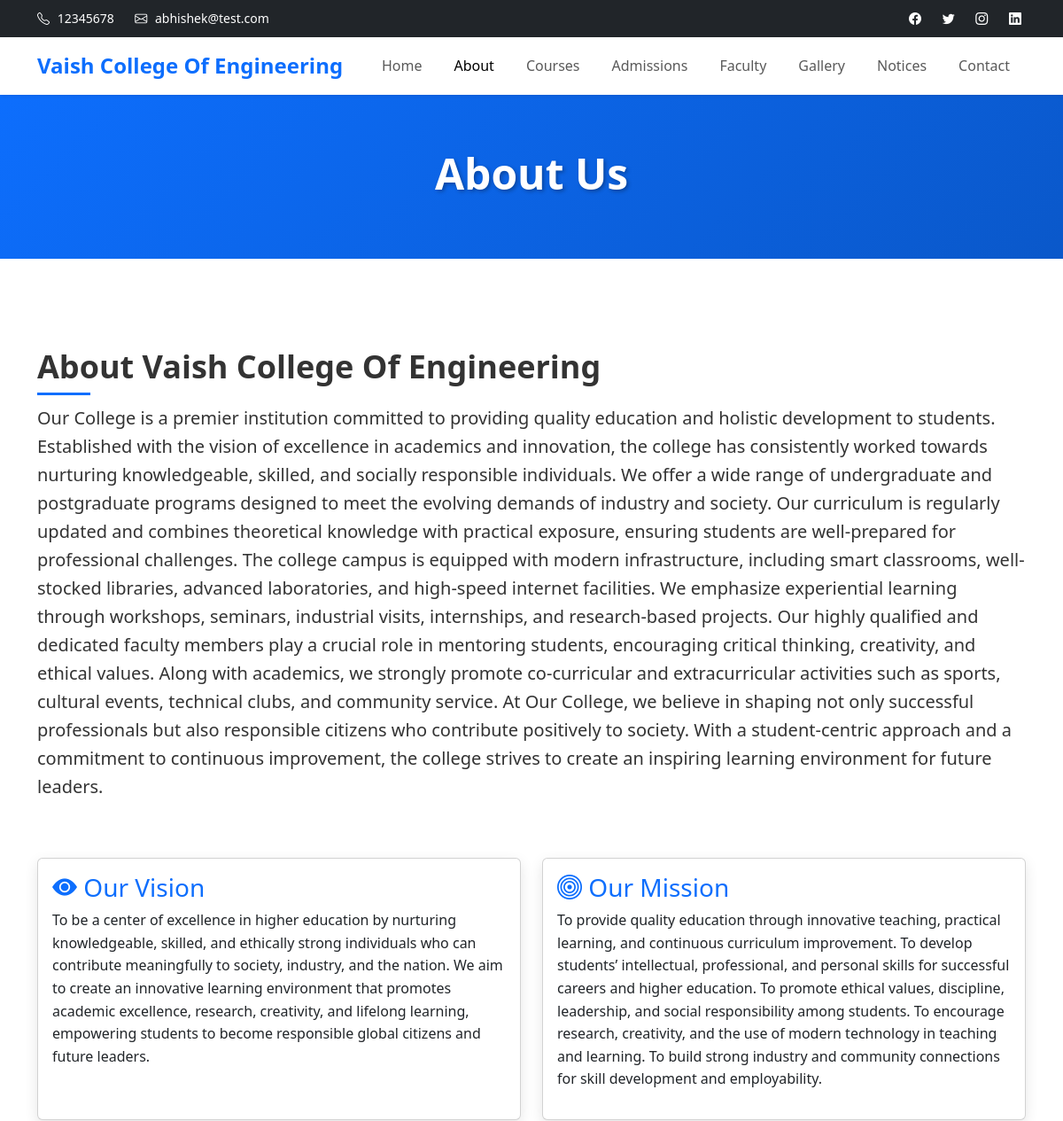
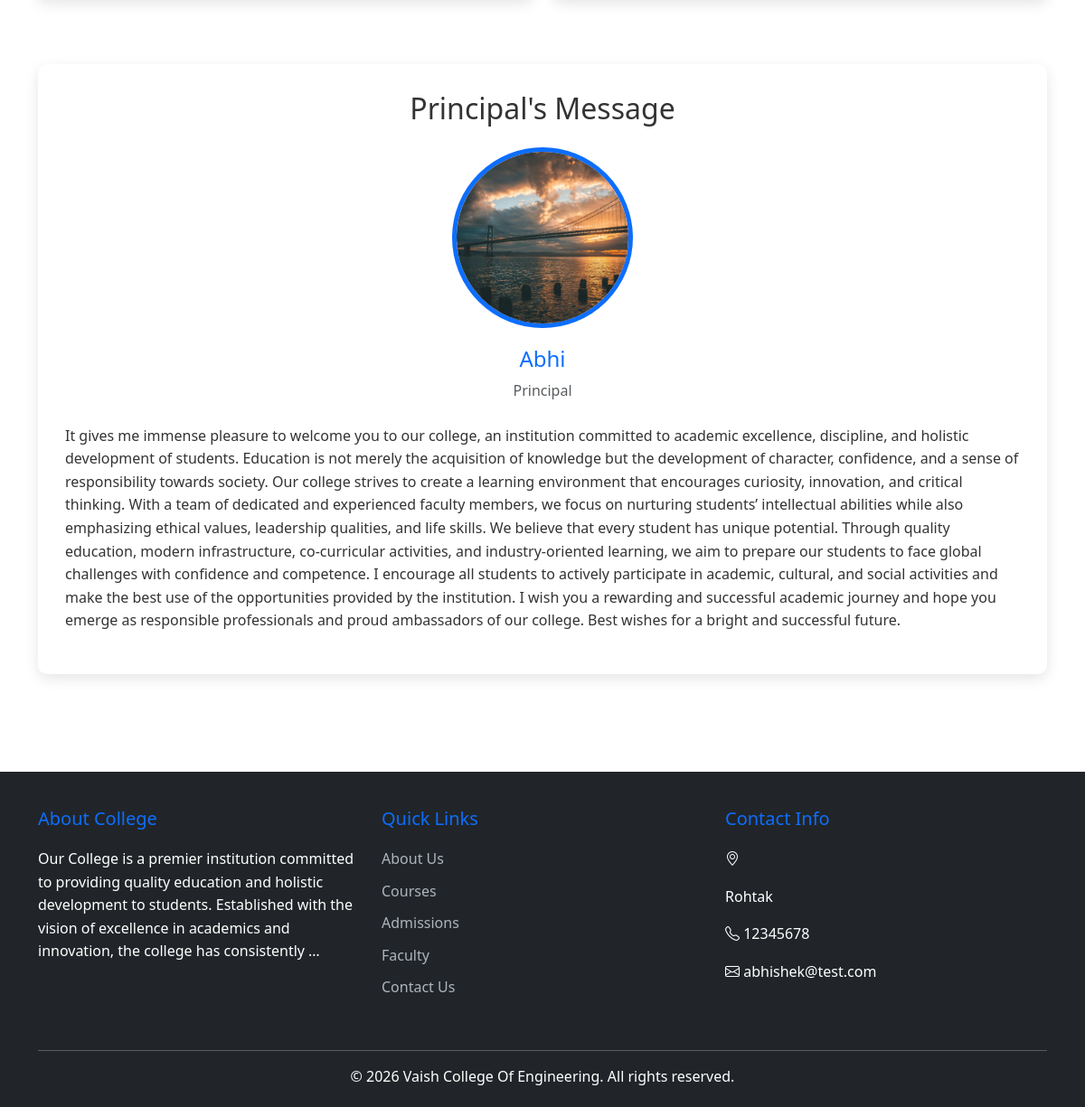
The page /about/ on the database its author committed (2 pictures, top to bottom).
### main/models.py (models this page shows, shortened)
class CollegeInfo(models.Model):
    name = models.CharField(max_length=200, help_text="College name")
    tagline = models.CharField(max_length=200, help_text="College tagline/motto")
    about = models.TextField(help_text="About the college")
    vision = models.TextField(help_text="College vision statement")
    mission = models.TextField(help_text="College mission statement")
    principal_name = models.CharField(max_length=100, help_text="Principal's name")
    principal_message = models.TextField(help_text="Message from the principal")
    principal_photo = models.ImageField(upload_to='college/', blank=True, help_text="Principal's photo")
    address = models.TextField(help_text="Complete college address")
    phone = models.CharField(max_length=50, help_text="Contact phone number(s)")
    email = models.EmailField(help_text="Official email address")
    website = models.URLField(blank=True, help_text="College website URL")
    facebook = models.URLField(blank=True, help_text="Facebook page URL")
    twitter = models.URLField(blank=True, help_text="Twitter profile URL")
    instagram = models.URLField(blank=True, help_text="Instagram profile URL")
    linkedin = models.URLField(blank=True, help_text="LinkedIn page URL")
    google_maps_embed = models.TextField(
        blank=True,
        help_text="Paste Google Maps iframe embed code here"
    )
    class Meta:
        verbose_name = "College Information"
        verbose_name_plural = "College Information"

### main/views.py (the view)
# urls.py: path('about/', views.about, name='about'),
def about(request):
    context = {
        'college_info': CollegeInfo.objects.first(),
    }
    return render(request, 'main/about.html', context)

### main/templates/main/about.html (shortened to what this page needs)
{% extends 'main/base.html' %}
{% load static %}
{% block content %}
<section class="page-header">
    <div class="container">
        <h1 class="text-center">About Us</h1>
    </div>
</section>
<section class="about-section">
    <div class="container">
        {% if college_info %}
        <div class="row mb-5">
            <div class="col-lg-12">
                <h2 class="section-title">About {{ college_info.name }}</h2>
                <p class="lead">{{ college_info.about }}</p>
            </div>
        </div>
        <div class="row mb-5">
            <div class="col-md-6 mb-4">
                <div class="card shadow-custom h-100">
                    <div class="card-body">
                        <h3 class="text-primary"><i class="bi bi-eye-fill"></i> Our Vision</h3>
                        <p>{{ college_info.vision }}</p>
                    </div>
                </div>
            </div>
            <div class="col-md-6 mb-4">
                <div class="card shadow-custom h-100">
                    <div class="card-body">
                        <h3 class="text-primary"><i class="bi bi-bullseye"></i> Our Mission</h3>
                        <p>{{ college_info.mission }}</p>
                    </div>
                </div>
            </div>
        </div>
        <div class="row">
            <div class="col-lg-12">
                <div class="principal-card">
                    <h2 class="text-center mb-4">Principal's Message</h2>
                    {% if college_info.principal_photo %}
                    <img src="{{ college_info.principal_photo.url }}" alt="{{ college_info.principal_name }}" class="principal-photo">
                    {% endif %}
                    <h4 class="text-center text-primary">{{ college_info.principal_name }}</h4>
                    <p class="text-center text-muted mb-4">Principal</p>
                    <p class="text-justify">{{ college_info.principal_message }}</p>
                </div>
            </div>
        </div>
        {% else %}
        <p class="text-center">College information will be updated soon.</p>
        {% endif %}
    </div>
</section>
{% endblock %}

### main/templates/main/base.html (shortened to what this page needs)
{% load static %}
<!DOCTYPE html>
<html lang="en">
<head>
    <link href="https://cdn.jsdelivr.net/npm/bootstrap@5.3.2/dist/css/bootstrap.min.css" rel="stylesheet">
    <link rel="stylesheet" href="https://cdn.jsdelivr.net/npm/bootstrap-icons@1.11.1/font/bootstrap-icons.css">
    <link rel="stylesheet" href="{% static 'css/style.css' %}">
</head>
<body>
    <div class="top-bar">
        <div class="container">
            <div class="row">
                <div class="col-md-6">
                    <div class="top-bar-left">
                        {% if college_info %}
                        <span><i class="bi bi-telephone"></i> {{ college_info.phone }}</span>
                        <span><i class="bi bi-envelope"></i> {{ college_info.email }}</span>
                        {% endif %}
                    </div>
                </div>
                <div class="col-md-6">
                    <div class="top-bar-right">
                        {% if college_info %}
                        {% if college_info.facebook %}
                        <a href="{{ college_info.facebook }}" target="_blank"><i class="bi bi-facebook"></i></a>
                        {% endif %}
                        {% if college_info.twitter %}
                        <a href="{{ college_info.twitter }}" target="_blank"><i class="bi bi-twitter"></i></a>
                        {% endif %}
                        {% if college_info.instagram %}
                        <a href="{{ college_info.instagram }}" target="_blank"><i class="bi bi-instagram"></i></a>
                        {% endif %}
                        {% if college_info.linkedin %}
                        <a href="{{ college_info.linkedin }}" target="_blank"><i class="bi bi-linkedin"></i></a>
                        {% endif %}
                        {% endif %}
                    </div>
                </div>
            </div>
        </div>
    </div>
    <nav class="navbar navbar-expand-lg navbar-light bg-white sticky-top shadow-sm">
        <div class="container">
            <a class="navbar-brand" href="{% url 'home' %}">
                <strong>{% if college_info %}{{ college_info.name }}{% else %}College Name{% endif %}</strong>
            </a>
            <div class="collapse navbar-collapse" id="navbarNav">
                <ul class="navbar-nav ms-auto">
                    <li class="nav-item">
                        <a class="nav-link" href="{% url 'home' %}">Home</a>
                    </li>
                    <li class="nav-item">
                        <a class="nav-link" href="{% url 'about' %}">About</a>
                    </li>
                    <li class="nav-item">
                        <a class="nav-link" href="{% url 'courses' %}">Courses</a>
                    </li>
                    <li class="nav-item">
                        <a class="nav-link" href="{% url 'admissions' %}">Admissions</a>
                    </li>
                    <li class="nav-item">
                        <a class="nav-link" href="{% url 'faculty' %}">Faculty</a>
                    </li>
                    <li class="nav-item">
                        <a class="nav-link" href="{% url 'gallery' %}">Gallery</a>
                    </li>
                    <li class="nav-item">
                        <a class="nav-link" href="{% url 'notices' %}">Notices</a>
                    </li>
                    <li class="nav-item">
                        <a class="nav-link" href="{% url 'contact' %}">Contact</a>
                    </li>
                </ul>
            </div>
        </div>
    </nav>
    <main>
        {% block content %}{% endblock %}
    </main>
    <footer class="footer mt-5">
        <div class="container">
            <div class="row">
                <div class="col-lg-4 col-md-6 mb-4">
                    <h5>About College</h5>
                    <p>
                        {% if college_info %}
                        {{ college_info.about|truncatewords:30 }}
                        {% else %}
                        Excellence in education and character building.
                        {% endif %}
                    </p>
                </div>
                <div class="col-lg-4 col-md-6 mb-4">
                    <h5>Quick Links</h5>
                    <ul class="list-unstyled">
                        <li><a href="{% url 'about' %}">About Us</a></li>
                        <li><a href="{% url 'courses' %}">Courses</a></li>
                        <li><a href="{% url 'admissions' %}">Admissions</a></li>
                        <li><a href="{% url 'faculty' %}">Faculty</a></li>
                        <li><a href="{% url 'contact' %}">Contact Us</a></li>
                    </ul>
                </div>
                <div class="col-lg-4 col-md-6 mb-4">
                    <h5>Contact Info</h5>
                    {% if college_info %}
                    <p><i class="bi bi-geo-alt"></i> {{ college_info.address|linebreaks }}</p>
                    <p><i class="bi bi-telephone"></i> {{ college_info.phone }}</p>
                    <p><i class="bi bi-envelope"></i> {{ college_info.email }}</p>
                    {% endif %}
                </div>
            </div>
            <hr>
            <div class="row">
                <div class="col-12 text-center">
                    <p class="mb-0">&copy; 2026 {% if college_info %}{{ college_info.name }}{% else %}College Name{% endif %}. All rights reserved.</p>
                </div>
            </div>
        </div>
    </footer>
</body>
</html>

### main/static/css/style.css (style rules this page uses)
:root { --primary-color: #0d6efd; --secondary-color: #6c757d; --success-color: #198754; --danger-color: #dc3545; --warning-color: #ffc107; --info-color: #0dcaf0; --dark-color: #212529; --light-color: #f8f9fa; }
* { margin: 0; padding: 0; box-sizing: border-box; }
body { font-family: 'Segoe UI', Tahoma, Geneva, Verdana, sans-serif; line-height: 1.6; color: #333; }
.top-bar { background-color: var(--dark-color); color: white; padding: 10px 0; font-size: 14px; }
.top-bar-left span { margin-right: 20px; }
.top-bar-left i, .top-bar-right i { margin-right: 5px; }
.top-bar-right { text-align: right; }
.top-bar-right a { color: white; margin-left: 15px; transition: color 0.3s; }
.navbar { transition: all 0.3s; }
.navbar-brand { font-size: 24px; color: var(--primary-color) !important; }
.nav-link { font-weight: 500; margin: 0 10px; transition: color 0.3s; position: relative; }
.nav-link::after { content: ''; position: absolute; bottom: 0; left: 50%; transform: translateX(-50%); width: 0; height: 2px; background-color: var(--primary-color); transition: width 0.3s; }
.section-title { font-size: 36px; font-weight: 700; margin-bottom: 20px; position: relative; display: inline-block; }
.section-title::after { content: ''; position: absolute; bottom: -10px; left: 0; width: 60px; height: 3px; background-color: var(--primary-color); }
.about-section { padding: 60px 0; }
.principal-card { background: white; border-radius: 10px; padding: 30px; box-shadow: 0 5px 15px rgba(0, 0, 0, 0.1); }
.principal-photo { width: 200px; height: 200px; border-radius: 50%; object-fit: cover; margin: 0 auto 20px; display: block; border: 5px solid var(--primary-color); }
.footer { background-color: var(--dark-color); color: white; padding: 40px 0 20px; }
.footer h5 { margin-bottom: 20px; color: var(--primary-color); }
.footer a { color: #adb5bd; text-decoration: none; transition: color 0.3s; }
.footer ul { padding-left: 0; }
.footer li { margin-bottom: 10px; }
.shadow-custom { box-shadow: 0 5px 15px rgba(0, 0, 0, 0.1); }
html { scroll-behavior: smooth; }
.page-header { background: linear-gradient(135deg, var(--primary-color) 0%, #0a58ca 100%); color: white; padding: 60px 0; margin-bottom: 40px; }
.page-header h1 { font-size: 48px; font-weight: 700; text-shadow: 2px 2px 4px rgba(0, 0, 0, 0.3); }

### rows shown on the page
CollegeInfo: phone "12345678", email "abhishek@test.com", name "Vaish College Of Engineering", about "Our College is a premier institution committed to providing quality education and holistic development to students. Established with the vision of excellence in academics and innovation, the college has consistently worked towards nurturing knowledgeable, skilled, and socially responsible individuals. We offer a wide range of undergraduate and postgraduate programs designed to meet the evolving demands of industry and society. Our curriculum is regularly updated and combines theoretical knowledge with practical exposure, ensuring students are well-prepared for professional challenges. The college campus is equipped with modern infrastructure, including smart classrooms, well-stocked…", vision "To be a center of excellence in higher education by nurturing knowledgeable, skilled, and ethically strong individuals who can contribute meaningfully to society, industry, and the nation. We aim to create an innovative learning environment that promotes academic excellence, research, creativity, and lifelong learning, empowering students to become responsible global citizens and future leaders.", mission "To provide quality education through innovative teaching, practical learning, and continuous curriculum improvement. To develop students’ intellectual, professional, and personal skills for successful careers and higher education. To promote ethical values, discipline, leadership, and social responsibility among students. To encourage research, creativity, and the use of modern technology in teaching and learning. To build strong industry and community connections for skill development and employability.", principal_photo (picture), principal_name "Abhi", principal_message "It gives me immense pleasure to welcome you to our college, an institution committed to academic excellence, discipline, and holistic development of students. Education is not merely the acquisition of knowledge but the development of character, confidence, and a sense of responsibility towards society. Our college strives to create a learning environment that encourages curiosity, innovation, and critical thinking. With a team of dedicated and experienced faculty members, we focus on nurturing students’ intellectual abilities while also emphasizing ethical values, leadership qualities, and life skills. We believe that every student has unique potential. Through quality education, modern…", about "Our College is a premier institution committed to providing quality education and holistic development to students. Established with the vision of excellence in academics and innovation, the college has consistently …", address "Rohtak"
